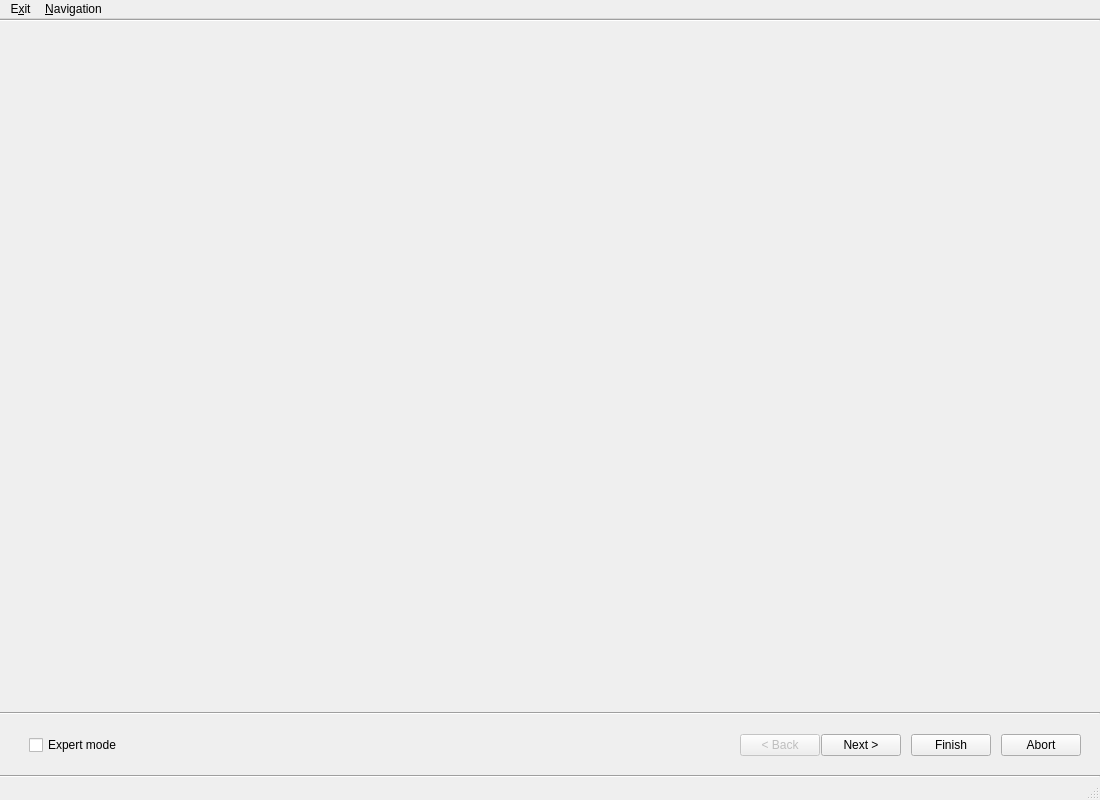
<?xml version="1.0" encoding="UTF-8"?>
<ui version="4.0">
 <class>VRConfWizardClass</class>
 <widget class="QMainWindow" name="VRConfWizardClass">
  <property name="geometry">
   <rect>
    <x>0</x>
    <y>0</y>
    <width>1100</width>
    <height>800</height>
   </rect>
  </property>
  <property name="windowTitle">
   <string>COVISE VR Configuration Wizard[*]</string>
  </property>
  <widget class="QWidget" name="centralWidget">
   <layout class="QVBoxLayout" name="centralWidgetVLayout">
    <property name="spacing">
     <number>0</number>
    </property>
    <property name="leftMargin">
     <number>0</number>
    </property>
    <property name="topMargin">
     <number>0</number>
    </property>
    <property name="rightMargin">
     <number>0</number>
    </property>
    <property name="bottomMargin">
     <number>0</number>
    </property>
    <item>
     <widget class="Line" name="topScrollAreaLine">
      <property name="orientation">
       <enum>Qt::Horizontal</enum>
      </property>
     </widget>
    </item>
    <item>
     <widget class="QScrollArea" name="scrollArea">
      <property name="frameShape">
       <enum>QFrame::NoFrame</enum>
      </property>
      <property name="frameShadow">
       <enum>QFrame::Plain</enum>
      </property>
      <property name="lineWidth">
       <number>0</number>
      </property>
      <property name="widgetResizable">
       <bool>true</bool>
      </property>
      <property name="alignment">
       <set>Qt::AlignCenter</set>
      </property>
      <widget class="QWidget" name="scrollAreaWidgetContents">
       <property name="geometry">
        <rect>
         <x>0</x>
         <y>0</y>
         <width>1100</width>
         <height>678</height>
        </rect>
       </property>
       <layout class="QVBoxLayout" name="scrollAreaVLayout">
        <property name="spacing">
         <number>0</number>
        </property>
        <property name="leftMargin">
         <number>0</number>
        </property>
        <property name="topMargin">
         <number>0</number>
        </property>
        <property name="rightMargin">
         <number>0</number>
        </property>
        <property name="bottomMargin">
         <number>0</number>
        </property>
        <item>
         <widget class="QStackedWidget" name="mainStackedWidget">
          <property name="currentIndex">
           <number>0</number>
          </property>
          <widget class="QWidget" name="page1">
           <layout class="QVBoxLayout" name="page1VLayout"/>
          </widget>
          <widget class="QWidget" name="page2">
           <layout class="QVBoxLayout" name="page2VLayout"/>
          </widget>
          <widget class="QWidget" name="page3">
           <layout class="QVBoxLayout" name="page3VLayout"/>
          </widget>
          <widget class="QWidget" name="page4">
           <layout class="QVBoxLayout" name="page4VLayout"/>
          </widget>
          <widget class="QWidget" name="page5">
           <layout class="QVBoxLayout" name="page5VLayout"/>
          </widget>
          <widget class="QWidget" name="page6">
           <layout class="QVBoxLayout" name="page6VLayout"/>
          </widget>
          <widget class="QWidget" name="page7">
           <layout class="QVBoxLayout" name="page7VLayout"/>
          </widget>
          <widget class="QWidget" name="page8">
           <layout class="QVBoxLayout" name="page8VLayout"/>
          </widget>
         </widget>
        </item>
       </layout>
      </widget>
     </widget>
    </item>
    <item>
     <widget class="Line" name="topNavigationLine">
      <property name="orientation">
       <enum>Qt::Horizontal</enum>
      </property>
     </widget>
    </item>
    <item>
     <widget class="QWidget" name="navigationWidget" native="true">
      <property name="minimumSize">
       <size>
        <width>0</width>
        <height>60</height>
       </size>
      </property>
      <property name="maximumSize">
       <size>
        <width>16777215</width>
        <height>60</height>
       </size>
      </property>
      <layout class="QHBoxLayout" name="navigationWidgetHLayout">
       <item>
        <widget class="QWidget" name="expertModeWidget" native="true">
         <layout class="QHBoxLayout" name="expertModeWidgetHLayout">
          <property name="leftMargin">
           <number>0</number>
          </property>
          <property name="topMargin">
           <number>0</number>
          </property>
          <property name="rightMargin">
           <number>0</number>
          </property>
          <property name="bottomMargin">
           <number>0</number>
          </property>
          <item>
           <spacer name="expertModeHSpacer">
            <property name="orientation">
             <enum>Qt::Horizontal</enum>
            </property>
            <property name="sizeType">
             <enum>QSizePolicy::Fixed</enum>
            </property>
            <property name="sizeHint" stdset="0">
             <size>
              <width>20</width>
              <height>20</height>
             </size>
            </property>
           </spacer>
          </item>
          <item>
           <widget class="QCheckBox" name="expertModeCheckBox">
            <property name="text">
             <string>Expert mode</string>
            </property>
           </widget>
          </item>
         </layout>
        </widget>
       </item>
       <item>
        <spacer name="bottomHSpacer">
         <property name="orientation">
          <enum>Qt::Horizontal</enum>
         </property>
         <property name="sizeHint" stdset="0">
          <size>
           <width>404</width>
           <height>20</height>
          </size>
         </property>
        </spacer>
       </item>
       <item>
        <layout class="QHBoxLayout" name="buttonHLayout">
         <property name="spacing">
          <number>10</number>
         </property>
         <item>
          <layout class="QHBoxLayout" name="backnextHLayout">
           <property name="spacing">
            <number>1</number>
           </property>
           <item>
            <widget class="QPushButton" name="backButton">
             <property name="enabled">
              <bool>false</bool>
             </property>
             <property name="sizePolicy">
              <sizepolicy hsizetype="Fixed" vsizetype="Fixed">
               <horstretch>0</horstretch>
               <verstretch>0</verstretch>
              </sizepolicy>
             </property>
             <property name="text">
              <string>&lt; Back</string>
             </property>
            </widget>
           </item>
           <item>
            <widget class="QPushButton" name="nextButton">
             <property name="enabled">
              <bool>true</bool>
             </property>
             <property name="sizePolicy">
              <sizepolicy hsizetype="Fixed" vsizetype="Fixed">
               <horstretch>0</horstretch>
               <verstretch>0</verstretch>
              </sizepolicy>
             </property>
             <property name="text">
              <string>Next &gt;</string>
             </property>
            </widget>
           </item>
          </layout>
         </item>
         <item>
          <widget class="QPushButton" name="finishButton">
           <property name="sizePolicy">
            <sizepolicy hsizetype="Fixed" vsizetype="Fixed">
             <horstretch>0</horstretch>
             <verstretch>0</verstretch>
            </sizepolicy>
           </property>
           <property name="text">
            <string>Finish</string>
           </property>
          </widget>
         </item>
         <item>
          <widget class="QPushButton" name="abortButton">
           <property name="sizePolicy">
            <sizepolicy hsizetype="Fixed" vsizetype="Fixed">
             <horstretch>0</horstretch>
             <verstretch>0</verstretch>
            </sizepolicy>
           </property>
           <property name="text">
            <string>Abort</string>
           </property>
          </widget>
         </item>
         <item>
          <spacer name="buttonHSpacer">
           <property name="orientation">
            <enum>Qt::Horizontal</enum>
           </property>
           <property name="sizeType">
            <enum>QSizePolicy::Fixed</enum>
           </property>
           <property name="sizeHint" stdset="0">
            <size>
             <width>10</width>
             <height>20</height>
            </size>
           </property>
          </spacer>
         </item>
        </layout>
       </item>
      </layout>
     </widget>
    </item>
    <item>
     <widget class="Line" name="bottomNavigationLine">
      <property name="orientation">
       <enum>Qt::Horizontal</enum>
      </property>
     </widget>
    </item>
   </layout>
  </widget>
  <widget class="QMenuBar" name="menubar">
   <property name="geometry">
    <rect>
     <x>0</x>
     <y>0</y>
     <width>1100</width>
     <height>30</height>
    </rect>
   </property>
   <widget class="QMenu" name="menu_Exit">
    <property name="title">
     <string>E&amp;xit</string>
    </property>
    <addaction name="action_Finish"/>
    <addaction name="action_Abort"/>
   </widget>
   <widget class="QMenu" name="menu_Navigation">
    <property name="title">
     <string>&amp;Navigation</string>
    </property>
    <addaction name="action_Next"/>
    <addaction name="action_Back"/>
   </widget>
   <addaction name="menu_Exit"/>
   <addaction name="menu_Navigation"/>
  </widget>
  <widget class="QStatusBar" name="statusBar"/>
  <action name="action_Next">
   <property name="text">
    <string>&amp;Next</string>
   </property>
   <property name="shortcut">
    <string>Alt+N</string>
   </property>
  </action>
  <action name="action_Back">
   <property name="enabled">
    <bool>false</bool>
   </property>
   <property name="text">
    <string>&amp;Back</string>
   </property>
   <property name="shortcut">
    <string>Alt+B</string>
   </property>
  </action>
  <action name="action_Finish">
   <property name="text">
    <string>&amp;Finish</string>
   </property>
   <property name="shortcut">
    <string>Ctrl+Q</string>
   </property>
  </action>
  <action name="action_Abort">
   <property name="text">
    <string>&amp;Abort</string>
   </property>
   <property name="shortcut">
    <string>Esc</string>
   </property>
  </action>
 </widget>
 <resources/>
 <connections>
  <connection>
   <sender>abortButton</sender>
   <signal>clicked()</signal>
   <receiver>VRConfWizardClass</receiver>
   <slot>close()</slot>
   <hints>
    <hint type="sourcelabel">
     <x>839</x>
     <y>658</y>
    </hint>
    <hint type="destinationlabel">
     <x>613</x>
     <y>389</y>
    </hint>
   </hints>
  </connection>
  <connection>
   <sender>finishButton</sender>
   <signal>clicked()</signal>
   <receiver>VRConfWizardClass</receiver>
   <slot>close()</slot>
   <hints>
    <hint type="sourcelabel">
     <x>754</x>
     <y>658</y>
    </hint>
    <hint type="destinationlabel">
     <x>613</x>
     <y>373</y>
    </hint>
   </hints>
  </connection>
  <connection>
   <sender>nextButton</sender>
   <signal>clicked()</signal>
   <receiver>VRConfWizardClass</receiver>
   <slot>next()</slot>
   <hints>
    <hint type="sourcelabel">
     <x>668</x>
     <y>658</y>
    </hint>
    <hint type="destinationlabel">
     <x>-1</x>
     <y>370</y>
    </hint>
   </hints>
  </connection>
  <connection>
   <sender>backButton</sender>
   <signal>clicked()</signal>
   <receiver>VRConfWizardClass</receiver>
   <slot>back()</slot>
   <hints>
    <hint type="sourcelabel">
     <x>592</x>
     <y>658</y>
    </hint>
    <hint type="destinationlabel">
     <x>-2</x>
     <y>401</y>
    </hint>
   </hints>
  </connection>
  <connection>
   <sender>action_Abort</sender>
   <signal>triggered()</signal>
   <receiver>VRConfWizardClass</receiver>
   <slot>close()</slot>
   <hints>
    <hint type="sourcelabel">
     <x>-1</x>
     <y>-1</y>
    </hint>
    <hint type="destinationlabel">
     <x>305</x>
     <y>222</y>
    </hint>
   </hints>
  </connection>
  <connection>
   <sender>action_Finish</sender>
   <signal>triggered()</signal>
   <receiver>VRConfWizardClass</receiver>
   <slot>close()</slot>
   <hints>
    <hint type="sourcelabel">
     <x>-1</x>
     <y>-1</y>
    </hint>
    <hint type="destinationlabel">
     <x>305</x>
     <y>222</y>
    </hint>
   </hints>
  </connection>
  <connection>
   <sender>action_Next</sender>
   <signal>triggered()</signal>
   <receiver>VRConfWizardClass</receiver>
   <slot>next()</slot>
   <hints>
    <hint type="sourcelabel">
     <x>-1</x>
     <y>-1</y>
    </hint>
    <hint type="destinationlabel">
     <x>305</x>
     <y>222</y>
    </hint>
   </hints>
  </connection>
  <connection>
   <sender>action_Back</sender>
   <signal>triggered()</signal>
   <receiver>VRConfWizardClass</receiver>
   <slot>back()</slot>
   <hints>
    <hint type="sourcelabel">
     <x>-1</x>
     <y>-1</y>
    </hint>
    <hint type="destinationlabel">
     <x>305</x>
     <y>222</y>
    </hint>
   </hints>
  </connection>
  <connection>
   <sender>expertModeCheckBox</sender>
   <signal>toggled(bool)</signal>
   <receiver>VRConfWizardClass</receiver>
   <slot>emitExpertModeChanged(bool)</slot>
   <hints>
    <hint type="sourcelabel">
     <x>68</x>
     <y>641</y>
    </hint>
    <hint type="destinationlabel">
     <x>-7</x>
     <y>641</y>
    </hint>
   </hints>
  </connection>
 </connections>
 <slots>
  <slot>back()</slot>
  <slot>next()</slot>
  <slot>emitExpertModeChanged(bool)</slot>
 </slots>
</ui>
